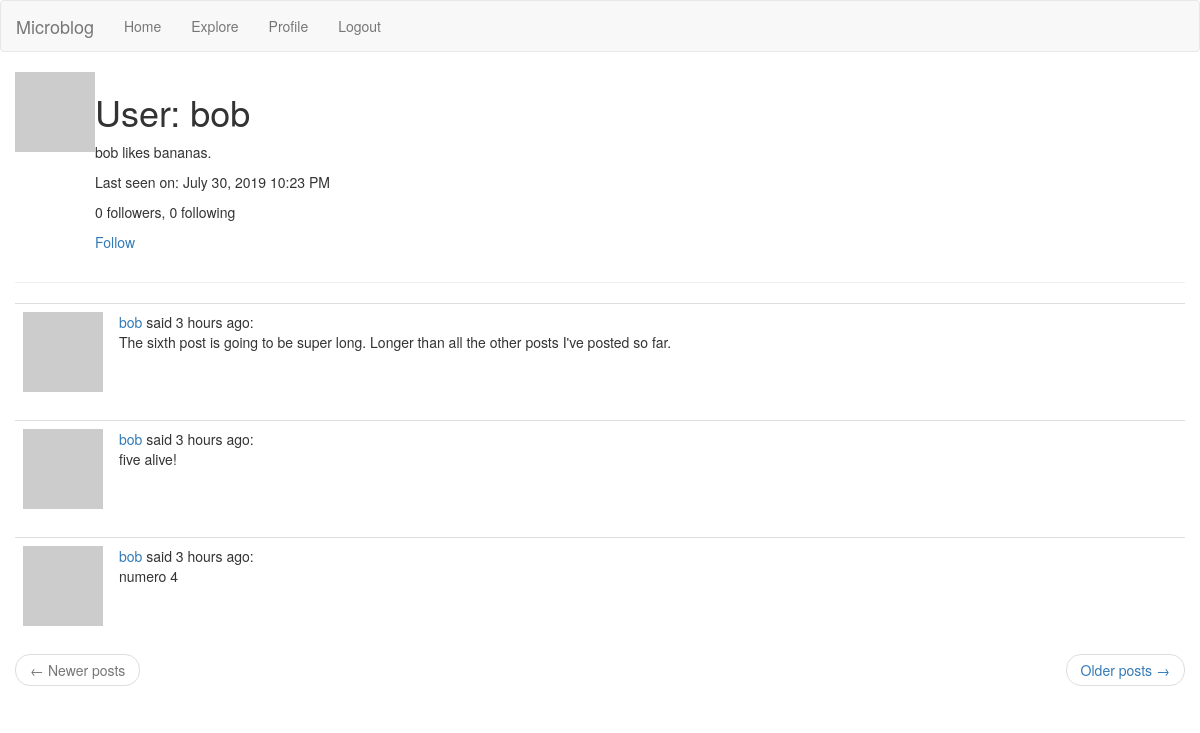
Page /user/bob (signed in) on the committed database.
### app/models.py (models this page shows, shortened)
class User(UserMixin, db.Model):
  id = db.Column(db.Integer, primary_key=True)
  username = db.Column(db.String(64), index=True, unique=True)
  email = db.Column(db.String(120), index=True, unique=True)
  password_hash = db.Column(db.String(128))
  posts = db.relationship('Post', backref='author', lazy='dynamic')
  about_me = db.Column(db.String(140))
  last_seen = db.Column(db.DateTime, default=datetime.utcnow)
  followed = db.relationship(
    'User',
    secondary=followers,
    primaryjoin=(followers.c.follower_id == id),
    secondaryjoin=(followers.c.followed_id == id),
    backref=db.backref('followers', lazy='dynamic'),
    lazy='dynamic'
  )
  def avatar(self, size):
    digest = md5(self.email.lower().encode('utf-8')).hexdigest()
    return 'https://www.gravatar.com/avatar/{}?d=identicon&s={}'.format(digest, size)
  def is_following(self, user):
    return self.followed.filter(followers.c.followed_id == user.id).count() > 0

class Post(db.Model):
  id = db.Column(db.Integer, primary_key=True)
  body = db.Column(db.String(140))
  timestamp = db.Column(db.DateTime, index=True, default=datetime.utcnow)
  user_id = db.Column(db.Integer, db.ForeignKey('user.id'))

### app/main/routes.py (the view)
@bp.route('/user/<username>')
@login_required
def user(username):
  user = User.query.filter_by(username=username).first_or_404()
  page = request.args.get('page', 1, type=int)
  posts = user.posts.order_by(Post.timestamp.desc()).paginate(page, current_app.config['POSTS_PER_PAGE'], False)
  next_url = url_for('main.user', username=user.username, page=posts.next_num) if posts.has_next else None
  prev_url = url_for('main.user', username=user.username, page=posts.prev_num) if posts.has_prev else None
  return render_template('user.html', user=user, posts=posts.items, next_url=next_url, prev_url=prev_url)

### app/main/routes.py (called while the page is built)
@bp.before_request
def before_request():
  if current_user.is_authenticated:
    current_user.last_seen = datetime.utcnow()
    db.session.commit()
  g.locale = str(get_locale())

### app/models.py (called while the page is built)
@login.user_loader
def load_user(id):
  return User.query.get(int(id))

### app/templates/user.html
{% extends "base.html" %}
{% block app_content %}
  <table>
    <tr valign="top">
        <td><img src="{{ user.avatar(128) }}"></td>
        <td>
          <h1>{{ _('User') }}: {{ user.username }}</h1>
          {% if user.about_me %}<p>{{ user.about_me }}</p>{% endif %}
          {% if user.last_seen %}
          <p>{{ _('Last seen on') }}: {{ moment(user.last_seen).format('LLL') }}</p>
          {% endif %}
          <p>{{ user.followers.count() }} {{ _('followers') }}, {{ user.followed.count() }} {{ _('following') }}</p>
          {% if user == current_user %}
          <p><a href="{{ url_for('edit_profile') }}">{{ _('Edit your profile') }}</a></p>
          {% elif not current_user.is_following(user) %}
          <p><a href="{{ url_for('main.follow', username=user.username) }}">{{ _('Follow') }}</a></p>
          {% else %}
          <p><a href="{{ url_for('main.unfollow', username=user.username) }}">{{ _('Unfollow') }}</a></p>
          {% endif %}
        </td>
    </tr>
  </table>
  <hr>
  {% for post in posts %}
    {% include 'post.html' %}
  {% endfor %}
  <nav aria-label="...">
    <ul class="pager">
      <li class="previous{% if not prev_url %} disabled{% endif %}">
        <a href="{{ prev_url or '#' }}">
          <span aria-hidden="true">&larr;</span> {{ _('Newer posts') }}
        </a>
      </li>
      <li class="next{% if not next_url %} disabled{% endif %}">
        <a href="{{ next_url or '#' }}">
          {{ _('Older posts') }} <span aria-hidden="true">&rarr;</span>
        </a>
      </li>
    </ul>
  </nav>
{% endblock %}

### app/templates/post.html
<table class="table table-hover">
  <tr>
    <td width="70px">
      <a href="{{ url_for('main.user', username=post.author.username) }}">
        <img src="{{ post.author.avatar(70) }}" />
      </a>
    </td>
    <td>
      <a href="{{ url_for('main.user', username=post.author.username) }}">
        {{ post.author.username }}
      </a>
      {{ _('said') }} {{ moment(post.timestamp).fromNow() }}:
      <br>
      {{ post.body }}
    </td>
  </tr>
</table>

### rows in the picture
User: username "bob", about_me "bob likes bananas.", last_seen "July 30, 2019 10:23 PM"
Post: author.username "bob", timestamp "3 hours ago", body "The sixth post is going to be super long. Longer than all the other posts I've posted so far."
Post: author.username "bob", timestamp "3 hours ago", body "five alive!"
Post: author.username "bob", timestamp "3 hours ago", body "numero 4"

### other values in the picture
{{ user.followers.count() }} "0"
{{ user.followed.count() }} "0"
